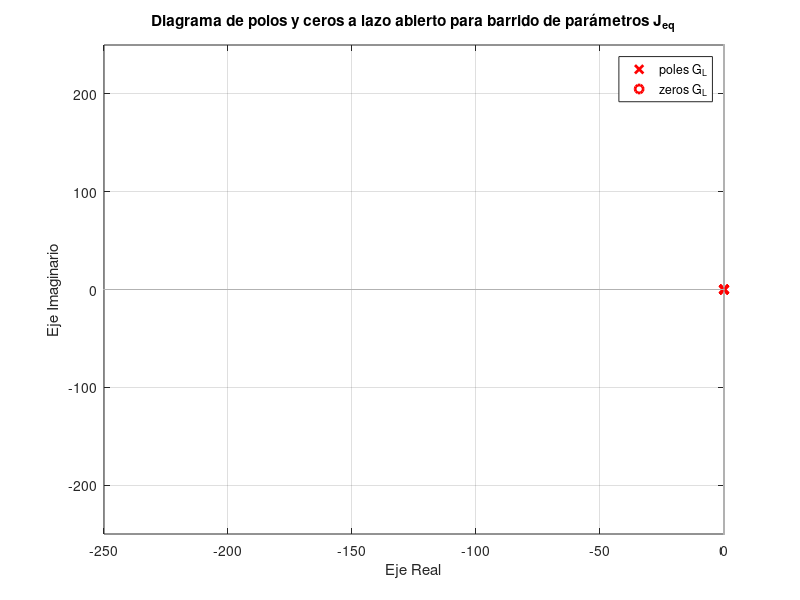

Source code (MATLAB):
clear,clc,close all

%% Sistema mecanico

g = 9.80665;              % m/s^2

m = 1.12;                 % kg
m_unc = 0.16;             % kg (incertidumbre)

l_cm = 0.125;             % m
J_cm = 6.085e-3;          % kg*m^2

l_l = 0.25;               % m

m_l = [0 1.5];                  % [0 1.5] kg (rango de carga)

J_l = (m*l_cm^2 + J_cm) + m_l*l_l^2;   % kg*m^2

omega_0 = 821;            % rad/s
n_0 = 7840;               % rpm

K_t = 21.7e-3;            % Nm/A

I_0 = 0.448;              % A

J_m = 2.3e-6;             % kg*m^2

b_m = (K_t*I_0)/omega_0;  % Nm/(rad/s)

r = 156;                  % relacion de transmision

b_l = b_m*r^2;            % friccion equivalente en articulacion

k_l = m*g*l_cm+m_l*g*l_l; % constante de carga gravitacional

k_l_nom = 0.5*(k_l(1)+k_l(2)); 

J_eq = J_l*(1/r)^2+J_m;   % Inercia equivalente del lado motor

J_eq_nom = 0.5*(J_eq(1)+J_eq(2));

b_eq = b_l*(1/r)^2+b_m;   % friccion equivalente del lado motor

%% Sistema electromagnetico

I_0 = 0.448;              % A

R_s = 0.196;              % Ohm
L_s = 0.113e-3;           % H

K_e = 0.0217;             % V/(rad/s)

p = 7;                  % pares de polos

psi_m = K_e/(1.5*p);    % Wb

U_d = 18;               %V

%% Ubicacion de polos

% Funcion de transferencia en vacio (T_L=0)
num_Gu = [0 0 0 K_t];
den_Gu = [L_s*J_eq_nom (R_s*J_eq_nom+L_s*b_eq) (R_s*b_eq+K_e*K_t) 0];

G_u = tf(num_Gu,den_Gu);


% Funcion de transferencia sin alimentacion y con carga (T_L=0)
num_GL = [0 0 L_s R_s];
den_GL = [L_s*J_eq_nom (R_s*J_eq_nom+L_s*b_eq) (R_s*b_eq+K_e*K_t) 0];

G_L = tf(num_GL,den_GL);

% figure(1)
% pzmap(G_u)
% grid on
% xlabel('Eje Real')
% ylabel('Eje Imaginario')
% xlim([-2000,0])
% ylim([-100,100])
% title('Diagrama de polos y ceros a lazo abierto')

% figure(1)
% pzmap(G_L)
% grid on
% xlabel('Eje Real')
% ylabel('Eje Imaginario')
% xlim([-2000,0])
% ylim([-100,100])
% title('Diagrama de polos y ceros a lazo abierto')


%% Valor de frecuencia y amortiguacion relativa
wn = sqrt((R_s*b_eq + K_e^2)/(J_eq_nom*L_s));   
xita = (L_s*b_eq+R_s*J_eq_nom)/(J_eq_nom*L_s*2*wn);

s = pole(G_L);


Jeq_step = (max(J_eq)-min(J_eq))/9;
Jeq_range = zeros(1,9);
Jeq_range(1) = min(J_eq);
num_GL = [0 0 L_s R_s];
den_GL = [L_s*Jeq_range(1) (R_s*Jeq_range(1)+L_s*b_eq) (R_s*b_eq+K_e*K_t) 0];
polos = roots(den_GL)
G_L = tf(num_GL,den_GL);
figure(1)
pzmap(G_L,'r')
hold on
for i = 2:10
    Jeq_range(i) = Jeq_range(i-1) + Jeq_step;
    num_GL = [0 0 L_s R_s];
    den_GL = [L_s*Jeq_range(i) (R_s*Jeq_range(i)+L_s*b_eq) (R_s*b_eq+K_e*K_t) 0];
    polos = roots(den_GL)
    G_L = tf(num_GL,den_GL);
    figure(1)
    pzmap(G_L,'r')
    hold on
end
grid on
xlim([-250,0])
ylim([-250,250])
xlabel('Eje Real')
ylabel('Eje Imaginario')
title('Diagrama de polos y ceros a lazo abierto para barrido de parámetros J_{eq}')
Jeq_range

%% Lazo de corriente
Kp_c = 0.565;
Ki_c = 980;

% %% Controlador PID Jeq nominal
% 
% n = 2.5;
% w_pos = 800;
% 
% ba = Jeq*n*w_pos;
% Ksa = Jeq*n*w_pos^2;
% Ksia = Jeq*w_pos^3;
% 
% num_PID = [0 ba Ksa Ksia];
% den_PID = [Jeq ba Ksa Ksia];
% G_PID = tf(num_PID,den_PID)
% roots(den_PID);
% 
% %% Controlador PID Jeq max
% 
% num_PID = [0 ba Ksa Ksia];
% den_PID = [Jeq_max ba Ksa Ksia];
% G_PID_max = tf(num_PID,den_PID);
% roots(den_PID);
% 
% figure(1)
% h = pzplot(G_orig, G_i, G_PID, G_PID_max);
% grid on
% 
% %% Constantes del observador
% A = [0 1
%      0 0];
% 
% Bc = [0
%       1/Jeq];
% 
% Bd = -r*Bc;
% 
% C = [1 0];
% 
% D = [0];
% sist = ss(A,Bc,C,D);
% H_sist = tf(sist)
% 
% syms Ktita Komega s
% K = [Ktita
%     Komega];
% 
% A_prima = A - K*C;
% 
% I = eye(2);
% 
% p_obs = expand(det(s*I-A_prima))
% 
% p_des = expand((s+3200)^2)
% 
% Ke_tita = 6400;
% Ke_w = 10240000;
% 
% %% Simulacion Sistema Completo
% % Define time parameters
% t_start = 0;
% t_ramp_up = 5;
% t_constant = 10;
% t_end = 15;
% t_step = 0.01;
% 
% % Create time vector
% t = t_start:t_step:(t_end-t_step);
% 
% 
% % Create ramp up, constant, and ramp down vectors
% ramp_up = linspace(0, 2*pi, round((t_ramp_up-t_start)/t_step));
% constant = 2*pi*ones(1, round((t_constant-t_ramp_up)/t_step));
% ramp_down = linspace(2*pi, 0, round((t_end-t_constant)/t_step));
% 
% % Concatenate vectors to create the final function
% q = [ramp_up constant ramp_down];
% 
% 
% % % Plot the function
% % plot(t, q);
% % xlabel('Time (s)');
% % ylabel('Function Value');
% % title('Ramp-Constant-Ramp Function');
% % 
% q = timeseries(q,t);
% 
% %% Nueva consigna
% 
% % Primera parte
% t1_start = 0;
% t1_ramp_up = 0.1;
% t1_end = 5;
% t1_step = 0.01;
% t1 = t1_start:t1_step:(t1_end-t1_step);
% 
% ramp_up1 = linspace(0, 2*pi/5, round((t1_ramp_up-t1_start)/t1_step));
% constant1 = 2*pi/5*ones(1, round((t1_end-t1_ramp_up)/t1_step));
% 
% q1 = [ramp_up1 constant1];
% 
% 
% % Segunda parte
% t2_start = 5;
% t2_ramp_down = 5.1;
% t2_end = 10;
% t2_step = 0.01;
% t2 = t2_start:t2_step:(t2_end-t2_step);
% 
% ramp_down2 = linspace(2*pi/5, 0, round((t2_ramp_down-t2_start)/t2_step));
% constant2 = zeros(1, round((t2_end-t2_ramp_down)/t2_step));
% 
% q2 = [ramp_down2 constant2];
% 
% % Tercera parte
% t3_start = 10;
% t3_ramp_down = 10.1;
% t3_ramp_up = 14.9;
% t3_constant = 15;
% t3_end = 20;
% t3_step = 0.01;
% t3 = t3_start:t3_step:(t3_end-t3_step);
% 
% ramp_down3 = linspace(0, -2*pi/5, round((t3_ramp_down-t3_start)/t3_step));
% constant3 = -2*pi/5*ones(1, round((t3_ramp_up-t3_ramp_down)/t3_step));
% ramp_up3 = linspace(-2*pi/5, 0, round((t3_constant-t3_ramp_up)/t3_step));
% constant4 = zeros(1, round((t3_end-t3_constant)/t3_step));
% 
% q3 = [ramp_down3 constant3 ramp_up3 constant4];
% 
% % Final
% t4_start = 15.01;
% 
% 
% t_new = [t1 t2 t3];
% q_vel = [q1 q2 q3];
% 
% % % Plot the function
% % plot(t_new, q_vel);
% % xlabel('Time (s)');
% % ylabel('Function Value');
% % title('Ramp-Constant-Ramp Function');
% 
% q_vel = timeseries(q_vel,t_new);
% 
% %% Mejora del Observador
% 
% syms Ktita Komega Kint s
% 
% A_aug = [0 1 0
%          0 0 1
%          0 0 0];
% B_aug = [0
%          1/Jeq
%          0];
% 
% C_aug = [1 0 0];
% 
% K = [Ktita
%     Komega
%     Kint];
% 
% A_int = A_aug - K*C_aug;
% 
% I = eye(3);
% 
% p_obs = expand(det(s*I-A_int))
% 
% p_des = expand((s+3200)^3)
% 
% ke_tita = 9600;
% ke_w = 30720000;
% ke_int = 32768000000;
% 
% K = [9600
%     30720000
%     32768000000];
% A_int = A_aug - K*C_aug;
% 
% G_obs = C_aug*((s*I-A_int)^-1)*B_aug
% G_obs = tf([0 0 6946721411010179/137438953472 0],[1 ke_tita ke_w ke_int])
% 
% %% Prueba Térmica
% % q_ter = [q_vel q_vel q_vel q_vel q_vel q_vel q_vel q_vel q_vel q_vel q_vel q_vel q_vel q_vel q_vel q_vel q_vel q_vel q_vel q_vel];
% % t_ter = 0:0.01:(300-0.01);
% % 
% % q_ter = timeseries(q_ter,t_ter);
% 
% %% Sensores no ideales
% frec_tita = 5000; 
% xita_tita = 1;
% 
% A_tita = [0 -1; frec_tita^2 -2*frec_tita*xita_tita];
% B_tita = [1 ; 0];
% C_tita = [0 1];
% D_tita = [0];
% 
% frec_iabc = 10000; 
% xita_iabc = 1;
% 
% A_iabc = [0 -1; frec_iabc^2 -2*frec_iabc*xita_iabc];
% B_iabc = [1 ; 0];
% C_iabc = [0 1];
% D_iabc = [0];
% 
% tau = 1;
% 
% A_temp = [-1/tau];
% B_temp = [1];
% C_temp = [1/tau];
% D_temp = [0];
% 
% %% Modulador de Tension no ideal
% frec_vmod = 6000*5;
% xita_vmod = 1;
% 
% A_vmod = [0 -1; frec_vmod^2 -2*frec_vmod*xita_vmod];
% B_vmod = [1 ; 0];
% C_vmod = [0 1];
% D_vmod = 0;
% 
% Vsl = 24;
% Vsat = sqrt(2/3)*Vsl;
% 
% %% Controlador Discreto
% Ts = 2*pi/(3200*10);
% % 
% % G_PID_z = c2d(G_PID,Ts,'tustin')
% % [num_z,den_z] = tfdata(G_PID_z,'v')
% % 
% % b0 = num_z(1);
% % b1 = num_z(2);
% % b2 = num_z(3);
% % b3 = num_z(4);
% % a0 = den_z(1);
% % a1 = den_z(2);
% % a2 = den_z(3);
% % a3 = den_z(4);
% % 
% % % figure(1)
% % % step(G_PID,'--',G_PID_z,'-')
% % % figure(2)
% % % pzmap(G_PID_z)
% % 
% % G_obs_z = c2d(G_obs,Ts,'tustin')
% % 
% % syms Kp Ki Kd real
% % eq1 = b0 == Kp + (Ki * Ts / 2) + (2 * Kd / Ts);
% % eq2 = b1 == -Kp + (Ki * Ts / 2) - (2 * Kd / Ts);
% % 
% % sol = solve([eq1, eq2], [Kp, Ki, Kd]);
% % Kp_discrete = double(sol.Kp)
% % Ki_discrete = double(sol.Ki)
% % Kd_discrete = double(sol.Kd)
% 
% % stepinfo(G_orig,'SettlingTimeThreshold',0.01)
